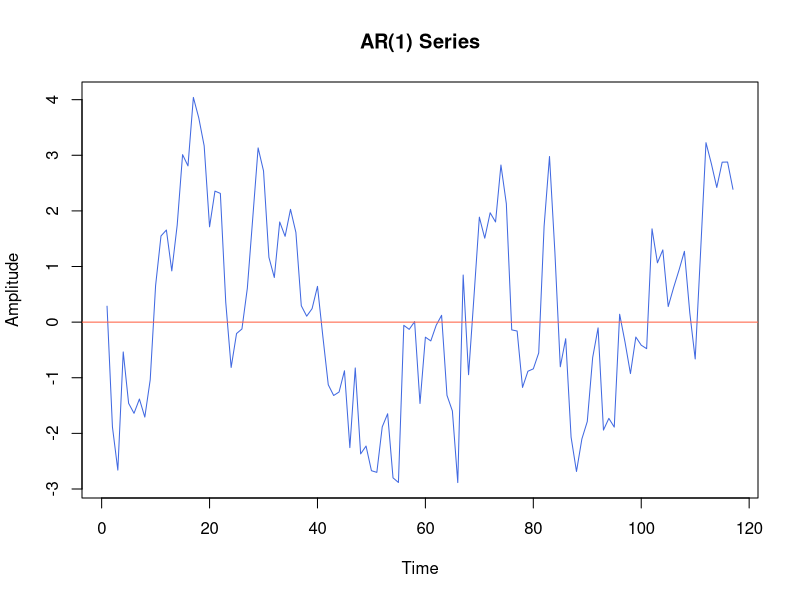
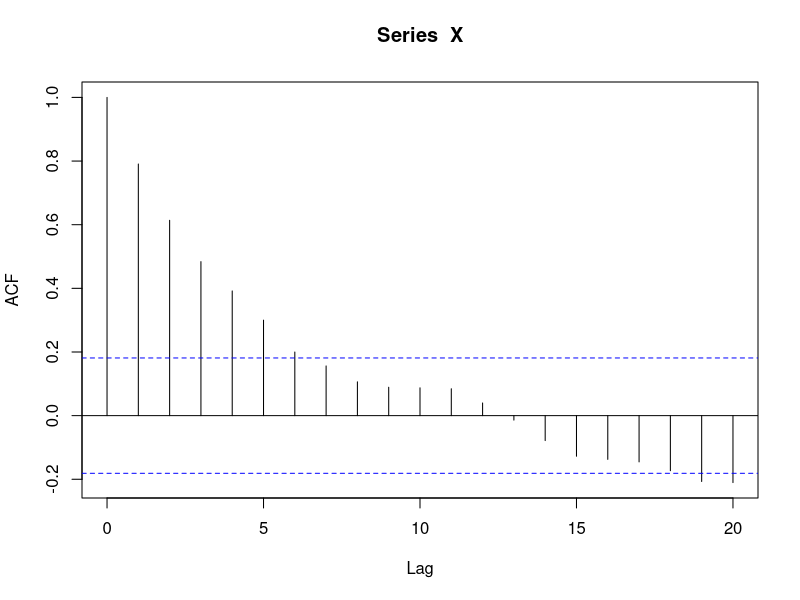

Here is the R script that generated these plots, in order:
rm(list = ls())

## Simulate Series
set.seed(128)
X <- arima.sim(n=117, model = list(ar=c(0.81)))
plot(X, type ="l", col="royalblue", main="AR(1) Series", xlab ="Time", ylab ="Amplitude")
abline(h=0, col="tomato")
rho <- acf(X)
rho <- round(rho$acf, 4)

## X_t: 2:117 X_(t-1): 1:116
X.t <- X[2:117];

## h=1
X.t.1 <- X[1:116]

## Correlation between 2 values
rho.1 <- cor(X.t, X.t.1)
print(paste0("Correlation (h=1):", round(rho.1, 4)
             )
      )

## p_2: Autocorrelation Matrix
p2 <- matrix(c(1,rho[2],rho[2],1), nrow = 2, ncol = 2, byrow = T)
det.p2 <- det(p2)
print(paste0("Determinant of p2:", round(det(p2), 4)
             )
      )

## Invert Matrix
p2.inv <- solve(p2)

###### Invertible => Stationary Series

## Eigenvalues
eig.p2 <- eigen(p2)
print(eig.p2)

###### Eigenvalues are positive => Stationary Series












